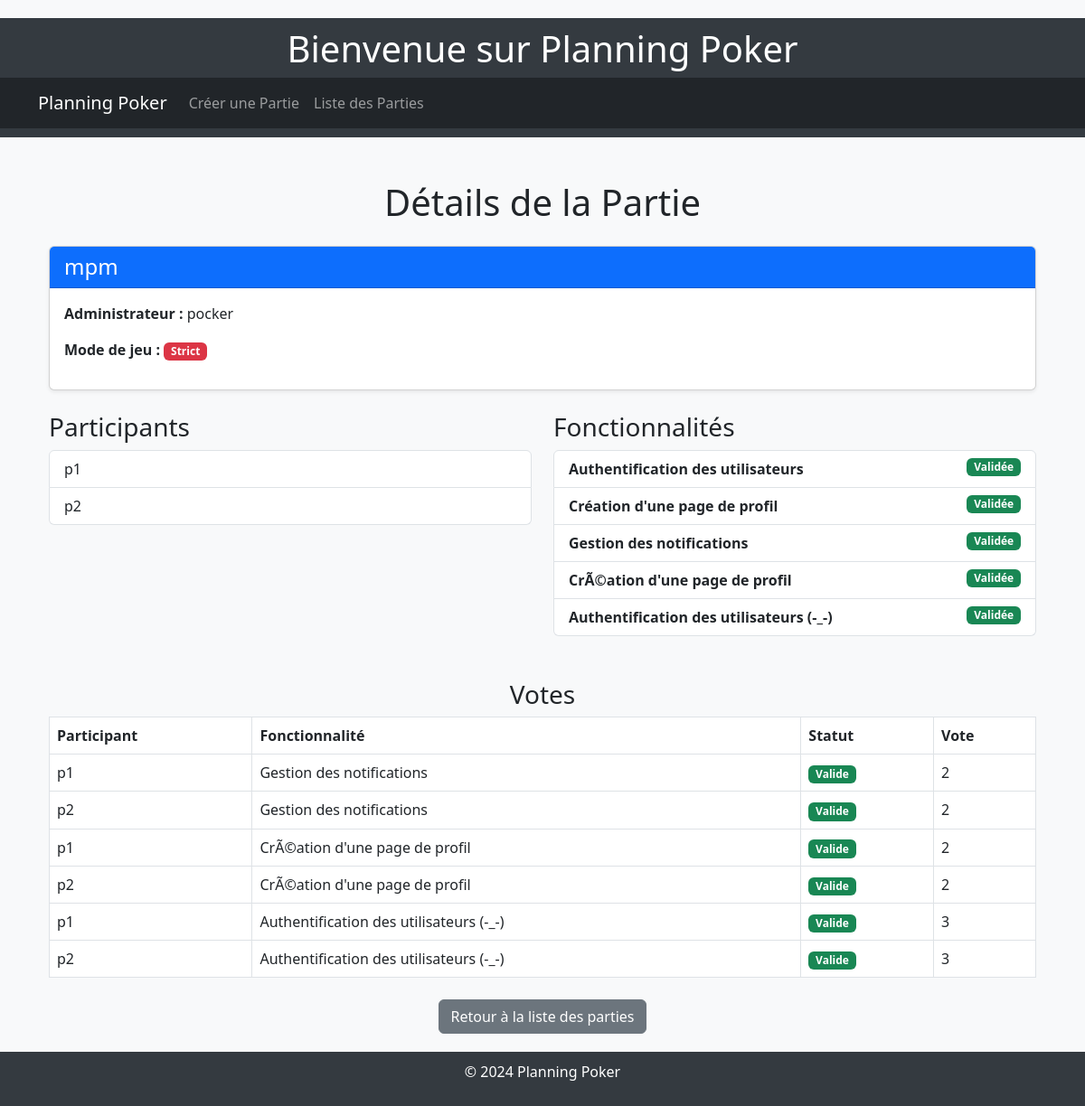
Page /partie/11/ on the committed database.
### myapp/models.py (models this page shows, shortened)
class Partie(models.Model):
    nom = models.CharField(max_length=200, unique=True)
    admin = models.ForeignKey(Participant, on_delete=models.SET_NULL, null=True, related_name='parties_gerees')
    participants = models.ManyToManyField(Participant, related_name='parties')
    statut = models.CharField(max_length=20, default="new")
    mode_jeu = models.CharField(
        max_length=50,
        choices=[('strict', 'Strict'), ('moyenne', 'Moyenne')],
        default='strict'
    )
    fonctionnalites = models.ManyToManyField(Fonctionnalite, related_name='parties', blank=True)  # Ajout des fonctionnalités

class Participant(models.Model):
    pseudo = models.CharField(max_length=200, unique=True)
    est_admin = models.BooleanField(default=False)  # Pour déterminer si le joueur est admin

class Fonctionnalite(models.Model):
    name = models.CharField(max_length=200)
    description = models.TextField()
    valide = models.BooleanField(default=False)  # Indique si la fonctionnalité a été validée par tous
    difficulte = models.FloatField(null=True, blank=True)  # Moyenne des votes

class Vote(models.Model):
    PARTIE_CHOICES = [
        ('strict', 'Strict'),
        ('moyenne', 'Moyenne'),
        ('mediane', 'Médiane'),
        ('majorite_absolue', 'Majorité absolue'),
        ('majorite_relative', 'Majorité relative'),
    ]
    participant = models.ForeignKey(Participant, on_delete=models.CASCADE)
    fonctionnalite = models.ForeignKey(Fonctionnalite, on_delete=models.CASCADE)
    partie = models.ForeignKey(Partie, on_delete=models.CASCADE)
    vote = models.CharField(max_length=20)  # Permet des valeurs numériques ou textuelles
    mode_jeu = models.CharField(max_length=20, choices=PARTIE_CHOICES)
    fonctionnalite_valide = models.BooleanField(default=False)  # Sauvegarde l'état valide/non-valide

### myapp/views.py (the view)
# urls.py: path('partie/<int:id>/', views.detail_partie, name='detail_partie'),
def detail_partie(request, id):
    partie = get_object_or_404(Partie, id=id)
    votes = Vote.objects.filter(partie=partie)
    return render(request, 'parties/detail_partie.html', {
        'partie': partie,
        'votes': votes,
    })

### myapp/templates/parties/detail_partie.html (shortened to what this page needs)
{% extends 'base_generic.html' %}
{% block content %}
<div class="container mt-5">
    <h1 class="text-center mb-4">Détails de la Partie</h1>
    <div class="card mb-4 shadow-sm">
        <div class="card-header bg-primary text-white">
            <h4 class="card-title mb-0">{{ partie.nom }}</h4>
        </div>
        <div class="card-body">
            <p><strong>Administrateur :</strong> {{ partie.admin.pseudo }}</p>
            <p><strong>Mode de jeu :</strong>
                {% if partie.mode_jeu == 'strict' %}
                    <span class="badge bg-danger">Strict</span>
                {% else %}
                    <span class="badge bg-success">Moyenne</span>
                {% endif %}
            </p>
        </div>
    </div>
    <div class="row">
        <div class="col-md-6">
            <h3>Participants</h3>
            <ul class="list-group">
                {% for participant in partie.participants.all %}
                    <li class="list-group-item">{{ participant.pseudo }}</li>
                {% endfor %}
            </ul>
        </div>
        <div class="col-md-6">
            <h3>Fonctionnalités</h3>
            <ul class="list-group">
                {% for fonctionnalite in partie.fonctionnalites.all %}
                    <li class="list-group-item">
                        <strong>{{ fonctionnalite.name }}</strong>
                        {% if fonctionnalite.valide %}
                            <span class="badge bg-success float-end">Validée</span>
                        {% else %}
                            <span class="badge bg-warning text-dark float-end">En attente</span>
                        {% endif %}
                    </li>
                {% endfor %}
            </ul>
        </div>
    </div>
    <div class="mt-5">
        <h3 class="text-center">Votes</h3>
        <table class="table table-bordered">
            <thead>
                <tr>
                    <th>Participant</th>
                    <th>Fonctionnalité</th>
                    <th>Statut</th>
                    <th>Vote</th>
                </tr>
            </thead>
            <tbody>
                {% for vote in votes %}
                <tr>
                    <td>{{ vote.participant.pseudo }}</td>
                    <td>
                        {% if vote.fonctionnalite %}
                            {{ vote.fonctionnalite.name }}
                        {% else %}
                            <em>Fonctionnalité supprimée</em>
                        {% endif %}
                    </td>
                    <td>
                        {% if vote.fonctionnalite and vote.fonctionnalite.valide %}
                            <span class="badge bg-success">Valide</span>
                        {% elif not vote.fonctionnalite %}
                            <span class="badge bg-secondary">Supprimée</span>
                        {% else %}
                            <span class="badge bg-warning text-dark">Non valide</span>
                        {% endif %}
                    </td>
                    <td>{{ vote.vote }}</td>
                </tr>
                {% empty %}
                <tr>
                    <td colspan="4" class="text-center">Aucun vote n'a été enregistré pour cette partie.</td>
                </tr>
                {% endfor %}
            </tbody>
        </table>
    </div>
    <div class="text-center mt-4">
        <a href="{% url 'lister_parties' %}" class="btn btn-secondary">Retour à la liste des parties</a>
    </div>
</div>
{% endblock %}

### myapp/templates/base_generic.html (style rules this page uses)
body { background-color: #f8f9fa; margin-top: 20px; }

### rows in the picture
Partie: nom "mpm", admin.pseudo "pocker"
Participant: pseudo "p1"
Participant: pseudo "p2"
Fonctionnalite: name "Authentification des utilisateurs", valide "Validée"
Fonctionnalite: name "Création d'une page de profil", valide "Validée"
Fonctionnalite: name "Gestion des notifications", valide "Validée"
Fonctionnalite: name "CrÃ©ation d'une page de profil", valide "Validée"
Fonctionnalite: name "Authentification des utilisateurs (-_-)", valide "Validée"
Vote: participant.pseudo "p1", fonctionnalite.name "Gestion des notifications", shows "Valide", vote "2"
Vote: participant.pseudo "p2", fonctionnalite.name "Gestion des notifications", shows "Valide", vote "2"
Vote: participant.pseudo "p1", fonctionnalite.name "CrÃ©ation d'une page de profil", shows "Valide", vote "2"
Vote: participant.pseudo "p2", fonctionnalite.name "CrÃ©ation d'une page de profil", shows "Valide", vote "2"
Vote: participant.pseudo "p1", fonctionnalite.name "Authentification des utilisateurs (-_-)", shows "Valide", vote "3"
Vote: participant.pseudo "p2", fonctionnalite.name "Authentification des utilisateurs (-_-)", shows "Valide", vote "3"
